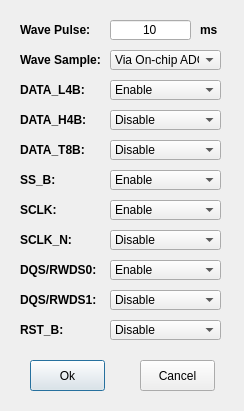
<?xml version="1.0" encoding="UTF-8"?>
<ui version="4.0">
 <class>pinTestDialog</class>
 <widget class="QDialog" name="pinTestDialog">
  <property name="geometry">
   <rect>
    <x>0</x>
    <y>0</y>
    <width>244</width>
    <height>411</height>
   </rect>
  </property>
  <property name="windowTitle">
   <string>Dialog</string>
  </property>
  <widget class="QLabel" name="label_wavePulse">
   <property name="geometry">
    <rect>
     <x>20</x>
     <y>20</y>
     <width>81</width>
     <height>20</height>
    </rect>
   </property>
   <property name="font">
    <font>
     <weight>75</weight>
     <bold>true</bold>
    </font>
   </property>
   <property name="text">
    <string>Wave Pulse:</string>
   </property>
  </widget>
  <widget class="QLabel" name="label_dataL4b">
   <property name="geometry">
    <rect>
     <x>20</x>
     <y>80</y>
     <width>81</width>
     <height>20</height>
    </rect>
   </property>
   <property name="font">
    <font>
     <weight>75</weight>
     <bold>true</bold>
    </font>
   </property>
   <property name="text">
    <string>DATA_L4B:</string>
   </property>
  </widget>
  <widget class="QLabel" name="label_dataT8b">
   <property name="geometry">
    <rect>
     <x>20</x>
     <y>140</y>
     <width>81</width>
     <height>20</height>
    </rect>
   </property>
   <property name="font">
    <font>
     <weight>75</weight>
     <bold>true</bold>
    </font>
   </property>
   <property name="text">
    <string>DATA_T8B:</string>
   </property>
  </widget>
  <widget class="QLabel" name="label_ssb">
   <property name="geometry">
    <rect>
     <x>20</x>
     <y>170</y>
     <width>81</width>
     <height>20</height>
    </rect>
   </property>
   <property name="font">
    <font>
     <weight>75</weight>
     <bold>true</bold>
    </font>
   </property>
   <property name="text">
    <string>SS_B:</string>
   </property>
  </widget>
  <widget class="QLabel" name="label_sclk">
   <property name="geometry">
    <rect>
     <x>20</x>
     <y>200</y>
     <width>81</width>
     <height>20</height>
    </rect>
   </property>
   <property name="font">
    <font>
     <weight>75</weight>
     <bold>true</bold>
    </font>
   </property>
   <property name="text">
    <string>SCLK:</string>
   </property>
  </widget>
  <widget class="QLabel" name="label_dqs0">
   <property name="geometry">
    <rect>
     <x>20</x>
     <y>260</y>
     <width>100</width>
     <height>20</height>
    </rect>
   </property>
   <property name="font">
    <font>
     <weight>75</weight>
     <bold>true</bold>
    </font>
   </property>
   <property name="text">
    <string>DQS/RWDS0:</string>
   </property>
  </widget>
  <widget class="QLabel" name="label_sclkn">
   <property name="geometry">
    <rect>
     <x>20</x>
     <y>230</y>
     <width>100</width>
     <height>20</height>
    </rect>
   </property>
   <property name="font">
    <font>
     <weight>75</weight>
     <bold>true</bold>
    </font>
   </property>
   <property name="text">
    <string>SCLK_N:</string>
   </property>
  </widget>
  <widget class="QLabel" name="label_rstb">
   <property name="geometry">
    <rect>
     <x>20</x>
     <y>320</y>
     <width>100</width>
     <height>20</height>
    </rect>
   </property>
   <property name="font">
    <font>
     <weight>75</weight>
     <bold>true</bold>
    </font>
   </property>
   <property name="text">
    <string>RST_B:</string>
   </property>
  </widget>
  <widget class="QComboBox" name="comboBox_dataL4b">
   <property name="geometry">
    <rect>
     <x>110</x>
     <y>80</y>
     <width>111</width>
     <height>20</height>
    </rect>
   </property>
   <item>
    <property name="text">
     <string>Enable</string>
    </property>
   </item>
   <item>
    <property name="text">
     <string>Disable</string>
    </property>
   </item>
  </widget>
  <widget class="QComboBox" name="comboBox_dataT8b">
   <property name="geometry">
    <rect>
     <x>110</x>
     <y>140</y>
     <width>111</width>
     <height>20</height>
    </rect>
   </property>
   <property name="currentIndex">
    <number>1</number>
   </property>
   <item>
    <property name="text">
     <string>Enable</string>
    </property>
   </item>
   <item>
    <property name="text">
     <string>Disable</string>
    </property>
   </item>
  </widget>
  <widget class="QComboBox" name="comboBox_ssb">
   <property name="geometry">
    <rect>
     <x>110</x>
     <y>170</y>
     <width>111</width>
     <height>20</height>
    </rect>
   </property>
   <item>
    <property name="text">
     <string>Enable</string>
    </property>
   </item>
   <item>
    <property name="text">
     <string>Disable</string>
    </property>
   </item>
  </widget>
  <widget class="QComboBox" name="comboBox_sclk">
   <property name="geometry">
    <rect>
     <x>110</x>
     <y>200</y>
     <width>111</width>
     <height>20</height>
    </rect>
   </property>
   <item>
    <property name="text">
     <string>Enable</string>
    </property>
   </item>
   <item>
    <property name="text">
     <string>Disable</string>
    </property>
   </item>
  </widget>
  <widget class="QComboBox" name="comboBox_dqs0">
   <property name="geometry">
    <rect>
     <x>110</x>
     <y>260</y>
     <width>111</width>
     <height>20</height>
    </rect>
   </property>
   <item>
    <property name="text">
     <string>Enable</string>
    </property>
   </item>
   <item>
    <property name="text">
     <string>Disable</string>
    </property>
   </item>
  </widget>
  <widget class="QComboBox" name="comboBox_sclkn">
   <property name="geometry">
    <rect>
     <x>110</x>
     <y>230</y>
     <width>111</width>
     <height>20</height>
    </rect>
   </property>
   <property name="currentIndex">
    <number>1</number>
   </property>
   <item>
    <property name="text">
     <string>Enable</string>
    </property>
   </item>
   <item>
    <property name="text">
     <string>Disable</string>
    </property>
   </item>
  </widget>
  <widget class="QComboBox" name="comboBox_rstb">
   <property name="geometry">
    <rect>
     <x>110</x>
     <y>320</y>
     <width>111</width>
     <height>20</height>
    </rect>
   </property>
   <property name="currentIndex">
    <number>1</number>
   </property>
   <item>
    <property name="text">
     <string>Enable</string>
    </property>
   </item>
   <item>
    <property name="text">
     <string>Disable</string>
    </property>
   </item>
  </widget>
  <widget class="QPushButton" name="pushButton_ok">
   <property name="geometry">
    <rect>
     <x>30</x>
     <y>360</y>
     <width>75</width>
     <height>31</height>
    </rect>
   </property>
   <property name="text">
    <string>Ok</string>
   </property>
  </widget>
  <widget class="QPushButton" name="pushButton_cancel">
   <property name="geometry">
    <rect>
     <x>140</x>
     <y>360</y>
     <width>75</width>
     <height>31</height>
    </rect>
   </property>
   <property name="text">
    <string>Cancel</string>
   </property>
  </widget>
  <widget class="QLineEdit" name="lineEdit_wavePulse">
   <property name="geometry">
    <rect>
     <x>110</x>
     <y>20</y>
     <width>81</width>
     <height>20</height>
    </rect>
   </property>
   <property name="text">
    <string>10</string>
   </property>
   <property name="alignment">
    <set>Qt::AlignCenter</set>
   </property>
  </widget>
  <widget class="QLabel" name="label_wavePulseMs">
   <property name="geometry">
    <rect>
     <x>200</x>
     <y>20</y>
     <width>31</width>
     <height>20</height>
    </rect>
   </property>
   <property name="font">
    <font>
     <weight>75</weight>
     <bold>true</bold>
    </font>
   </property>
   <property name="text">
    <string>ms</string>
   </property>
  </widget>
  <widget class="QLabel" name="label_waveSample">
   <property name="geometry">
    <rect>
     <x>20</x>
     <y>50</y>
     <width>81</width>
     <height>20</height>
    </rect>
   </property>
   <property name="font">
    <font>
     <weight>75</weight>
     <bold>true</bold>
    </font>
   </property>
   <property name="text">
    <string>Wave Sample:</string>
   </property>
  </widget>
  <widget class="QComboBox" name="comboBox_waveSample">
   <property name="geometry">
    <rect>
     <x>110</x>
     <y>50</y>
     <width>111</width>
     <height>20</height>
    </rect>
   </property>
   <property name="currentIndex">
    <number>1</number>
   </property>
   <item>
    <property name="text">
     <string>External Oscilloscope</string>
    </property>
   </item>
   <item>
    <property name="text">
     <string>Via On-chip ADC</string>
    </property>
   </item>
  </widget>
  <widget class="QLabel" name="label_dataH4b">
   <property name="geometry">
    <rect>
     <x>20</x>
     <y>110</y>
     <width>81</width>
     <height>20</height>
    </rect>
   </property>
   <property name="font">
    <font>
     <weight>75</weight>
     <bold>true</bold>
    </font>
   </property>
   <property name="text">
    <string>DATA_H4B:</string>
   </property>
  </widget>
  <widget class="QComboBox" name="comboBox_dataH4b">
   <property name="geometry">
    <rect>
     <x>110</x>
     <y>110</y>
     <width>111</width>
     <height>20</height>
    </rect>
   </property>
   <property name="currentIndex">
    <number>1</number>
   </property>
   <item>
    <property name="text">
     <string>Enable</string>
    </property>
   </item>
   <item>
    <property name="text">
     <string>Disable</string>
    </property>
   </item>
  </widget>
  <widget class="QComboBox" name="comboBox_dqs1">
   <property name="geometry">
    <rect>
     <x>110</x>
     <y>290</y>
     <width>111</width>
     <height>20</height>
    </rect>
   </property>
   <property name="currentIndex">
    <number>1</number>
   </property>
   <item>
    <property name="text">
     <string>Enable</string>
    </property>
   </item>
   <item>
    <property name="text">
     <string>Disable</string>
    </property>
   </item>
  </widget>
  <widget class="QLabel" name="label_dqs1">
   <property name="geometry">
    <rect>
     <x>20</x>
     <y>290</y>
     <width>100</width>
     <height>20</height>
    </rect>
   </property>
   <property name="font">
    <font>
     <weight>75</weight>
     <bold>true</bold>
    </font>
   </property>
   <property name="text">
    <string>DQS/RWDS1:</string>
   </property>
  </widget>
 </widget>
 <resources/>
 <connections/>
</ui>
